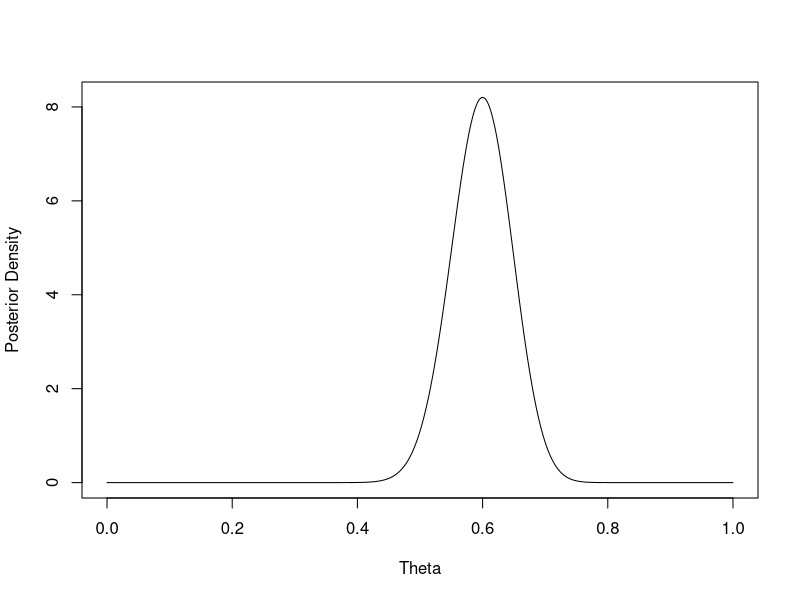
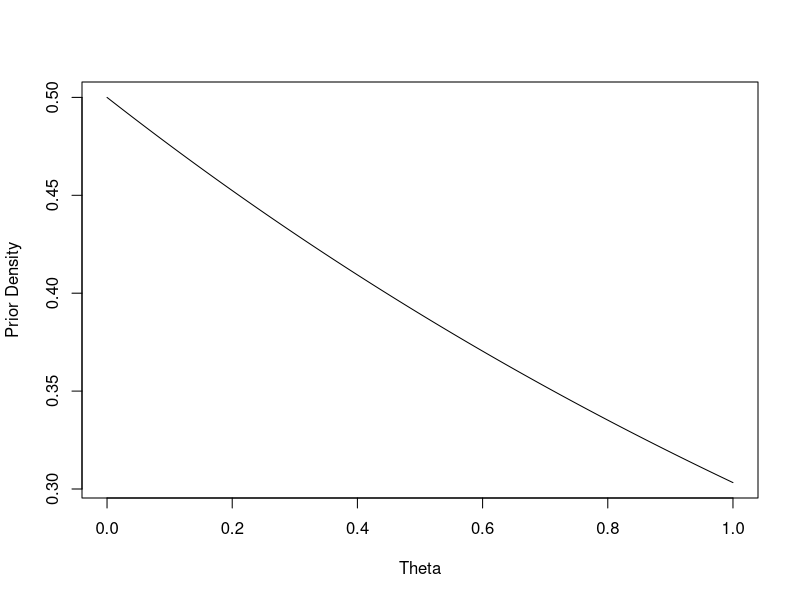
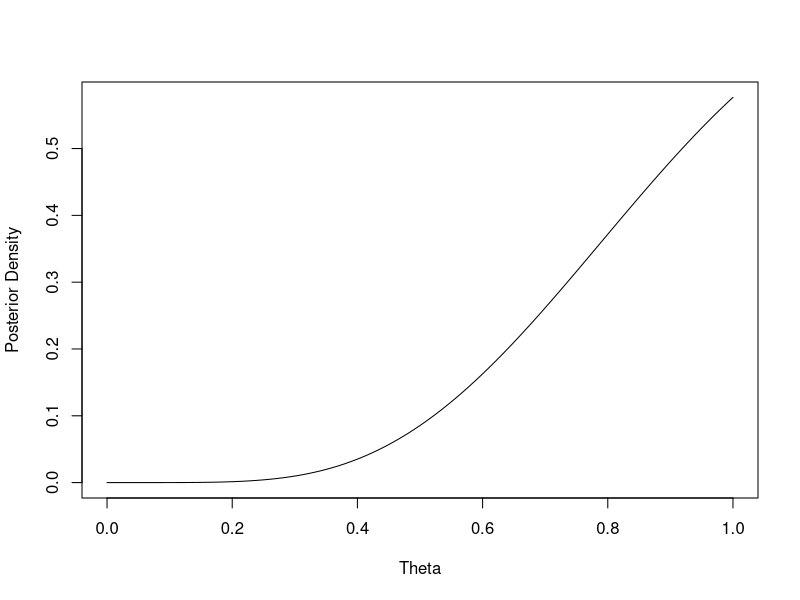
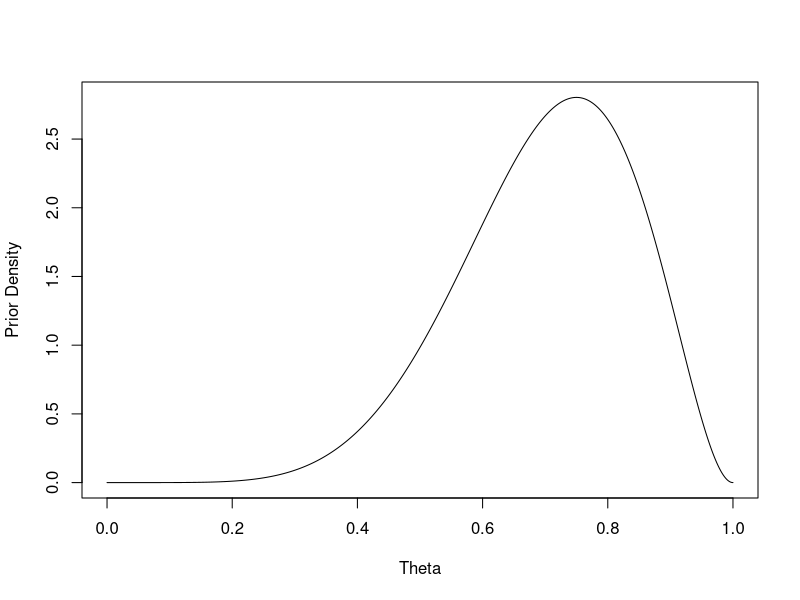
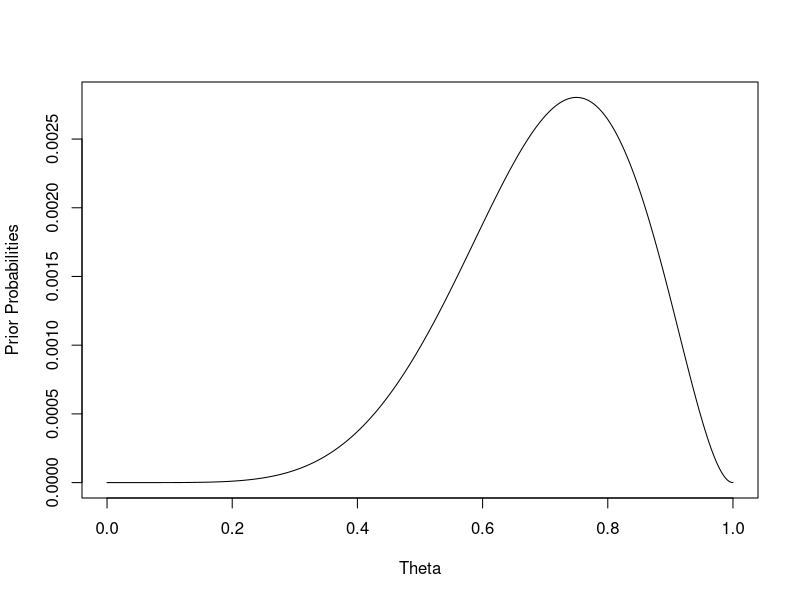
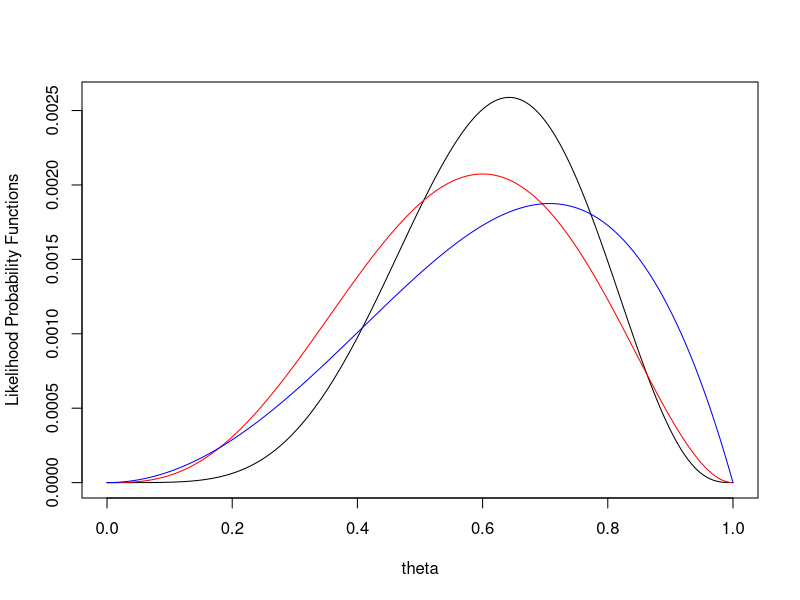
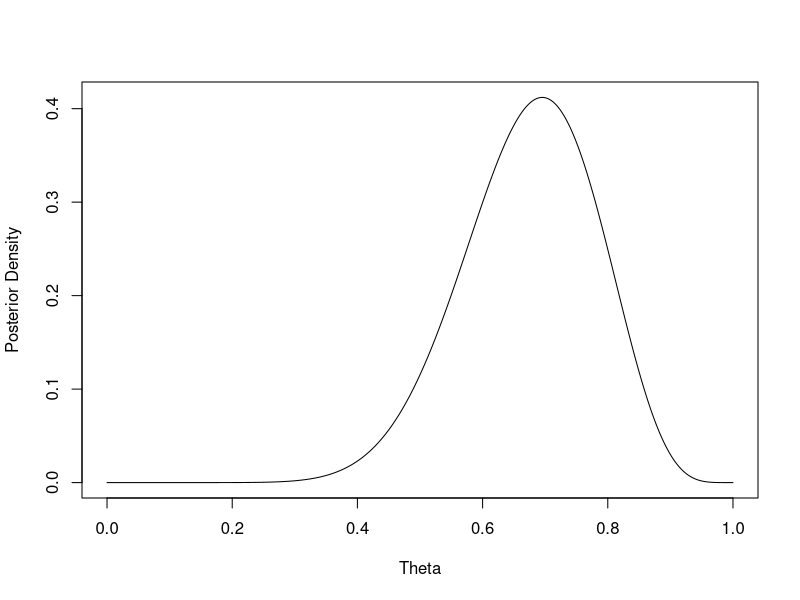
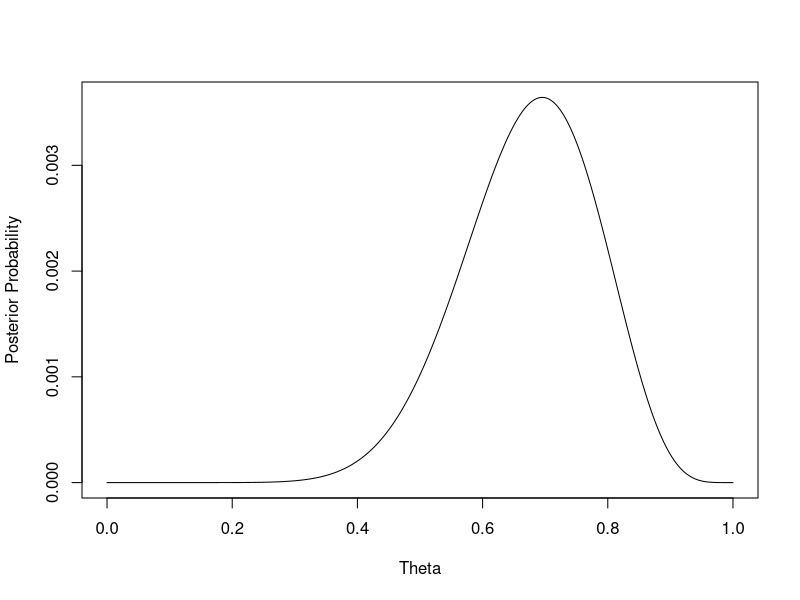

The R script that drew these images, in order:
## ---- chunk 1
alpha = 61
beta = 41
theta = seq(0, 1, by=0.001)

prior = 1.0
lik = dbeta(theta, alpha, beta)
post = prior * lik 

plot(theta, post, xlab = "Theta", ylab = "Posterior Density", type = "l")
## ---- chunk 2
theta = seq(0, 1, by=0.001)

prior_alpha = 1.0
prior_beta = 0.5

posterior_alpha = 7
posterior_beta = 4.5

prior = dgamma(theta, prior_alpha, prior_beta)

posterior = dgamma(theta, posterior_alpha, posterior_beta)

{
plot(theta, prior, xlab = "Theta", ylab = "Prior Density", type = "l")
plot(theta, posterior, xlab = "Theta", ylab = "Posterior Density", type = "l")
}
## ---- chunk 3
theta = seq(0, 1, by=0.001)

prior_alpha = 7
prior_beta = 3

prior = dbeta(theta, prior_alpha, prior_beta)

plot(theta, prior, xlab = "Theta", ylab = "Prior Density", type = 'l')

prior_norm = dbeta(theta, prior_alpha, prior_beta)/sum(prior)

plot(theta, prior_norm, xlab = "Theta", ylab = "Prior Probabilities", type = 'l')
## ---- chunk 4
cumsum(prior_norm)[length(prior_norm)]
## ---- chunk 5
theta = seq(0, 1, by=0.001)

# why do we multiply the two likelihood functions though?
practise.lik = dbinom(3, prob = theta, size = 5)
comp.lik = dbinom(1, prob = theta^2, size = 2)
total_lik = practise.lik * comp.lik

{
plot(theta, total_lik/sum(total_lik), ylab = "Likelihood Probability Functions", type='l')
lines(theta, practise.lik/sum(practise.lik), col='red')
lines(theta, comp.lik/sum(comp.lik), col='blue')
}
## ---- chunk 6
prior_alpha = 7
prior_beta = 3

prior = dbeta(theta, prior_alpha, prior_beta)
post = prior * total_lik

plot(theta, post, xlab = "Theta", ylab = "Posterior Density", type = 'l')

post_norm = post/sum(post) 

plot(theta, post_norm, xlab = "Theta", ylab = "Posterior Probability", type = 'l')
## ---- chunk 7
post_sum = cumsum(post_norm)

cred_min_val = 0.025
cred_max_val = 0.975

cred_min_val_diff = abs(post_sum - cred_min_val)
cred_max_val_diff = abs(post_sum - cred_max_val)

cred_min_idx = which.min(cred_min_val_diff)
cred_max_idx = which.min(cred_max_val_diff)

{
plot(theta, post_norm, xlab = "Theta", ylab = "Posterior Probability", type = 'l')
abline(v = theta[cred_min_idx])
abline(v = theta[cred_max_idx])
}
## ---- chunk 8
predictive_lik = dbinom(1, prob = theta^2, size = 1)
# choose competition likelihood function
success_next_comp = sum(post_norm * predictive_lik)
success_next_comp
